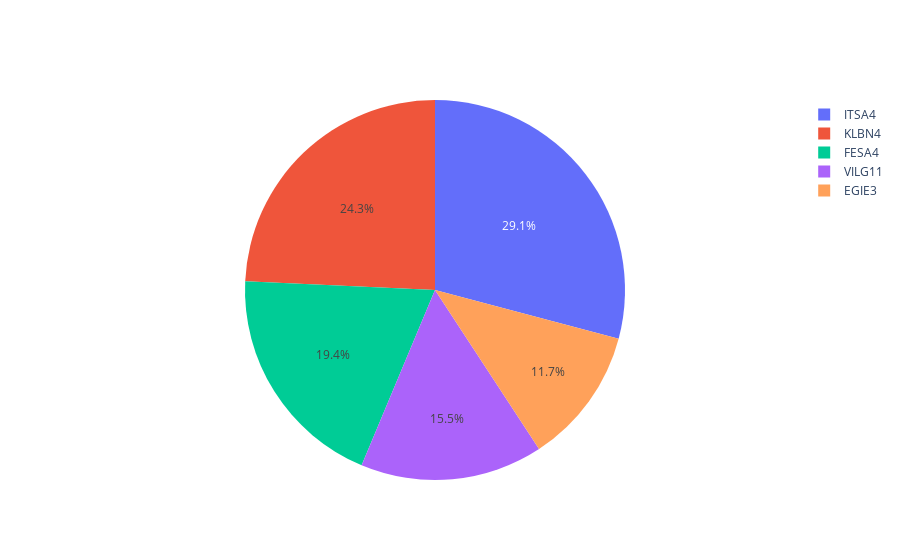

Notebook cell for this chart:
### Code cell
fig = go.Figure(data=[go.Pie(labels=df_last_day['Stock'], values=df_last_day['Total Invested'])])
fig.show()

### Figure 1 — Plotly figure (JSON) as saved in the notebook; plotly's stock layout.template omitted (floating-point values rounded to 4 significant figures)
{"data": [{"labels": ["FESA4", "KLBN4", "ITSA4", "EGIE3", "VILG11"], "type": "pie", "values": [1000, 1250, 1500, 600, 800]}], "layout": {}}
